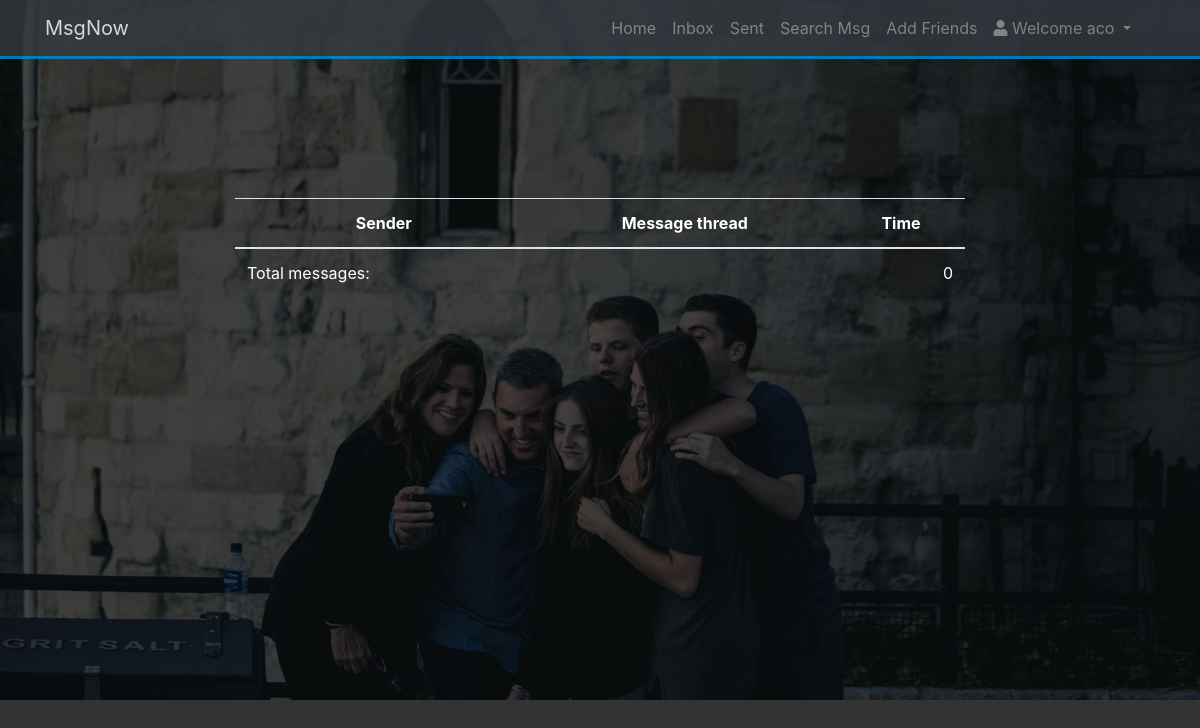
Page /thread_from_inbox.php?friend=test (signed in) on the earlier database version.
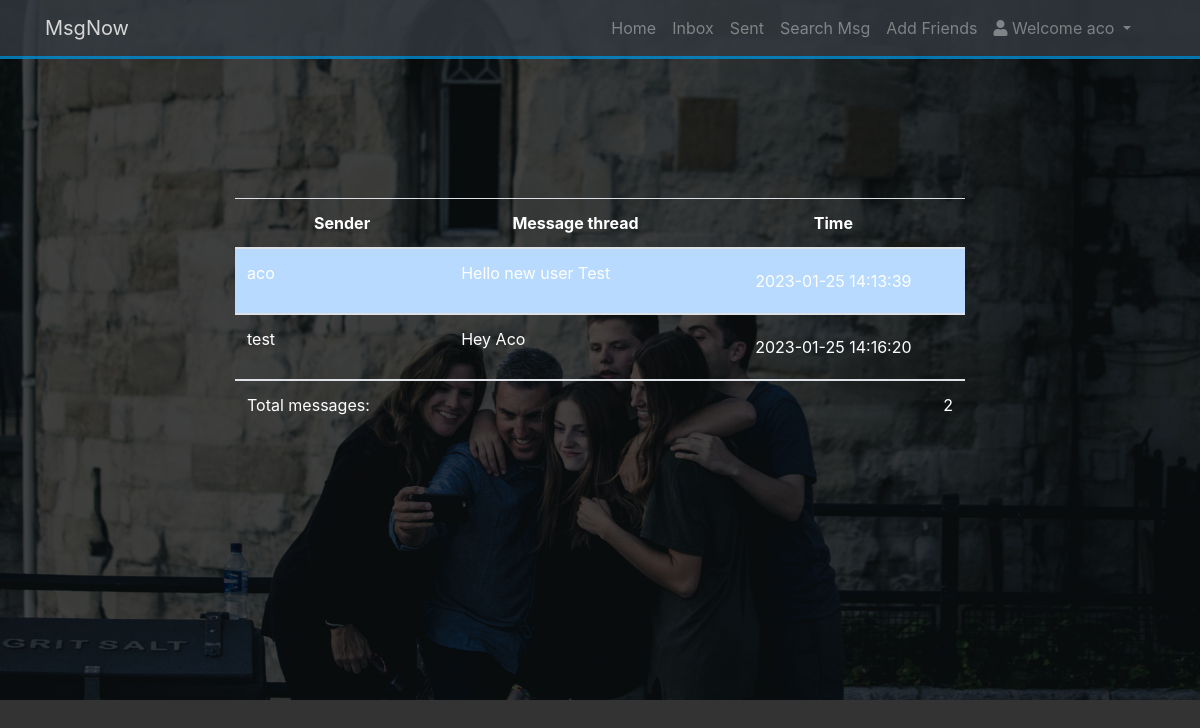
Same page on the later database version.
### tables this page shows
CREATE TABLE IF NOT EXISTS `msg` (
  `id` int(11) NOT NULL AUTO_INCREMENT,
  `sender` varchar(100) NOT NULL,
  `recipient` varchar(100) NOT NULL,
  `msg_text` varchar(100) NOT NULL,
  `time` timestamp NOT NULL DEFAULT CURRENT_TIMESTAMP,
  `sent_msg` tinyint(4) NOT NULL DEFAULT '0',
  `read_msg` tinyint(4) NOT NULL DEFAULT '0',
  PRIMARY KEY (`id`),
  KEY `sender` (`sender`),
  KEY `recipient` (`recipient`)
);

### thread_from_inbox.php (called while the page is built)
<?php include ("includes/home_header.php");?>
<?php
$user = new User($database);
$user->set_friend($_GET['friend']);
$user->update_all_messages_as_read($_GET['friend']);
$user->message_thread_for_user();
?>

### includes/database.php (called while the page is built, shortened)
<?php
class Database {
    public function __construct($host = DB_HOST,$user = DB_USER,$password = DB_PASS,$base = DB_NAME)
    {
        try{
        $this->conn = new PDO("mysql:host=$host;dbname=$base",$user,$password);
        } catch (PDOException $ex){
            echo "Connection failed: " . $ex->getMessage();
        }
    }
}
?>

### includes/user.php (the view, shortened to what this page needs)
<?php
class User {
    public $database;
    public $username;
    public $friend = "";
    public function __construct($data_base)
    {
        $this->database = $data_base;
        $this->username = $_SESSION['username'];
    }
    public function set_friend($friend){
        $this->friend = $friend;
    }
    public function message_thread_for_user(){
        $stmt = $this->database->conn->prepare("SELECT sender,msg_text,time FROM msg WHERE (sender= ? AND recipient = ?) OR (sender= ? AND recipient= ?) ORDER BY time ASC");
        $stmt->execute(array($this->username, $this->friend, $this->friend, $this->username));
        $table = "<table class='table mt-5'>
                <thead>
                <tr>
                    <th class='text-center align-middle'>Sender</th>
                    <th class='text-center align-middle'>Message thread</th>
                    <th class='text-center align-middle'>Time</th>
                </tr>
                </thead>";
        $i=0;
        while($row = $stmt->fetchAll()){
            foreach ($row as $object){
                if($object->sender == $this->username){
                    $class = "table-primary";
                } else $class="";
                $table.="<tbody>
                 <tr class='{$class}'>
                    <td>{$object->sender}</td>
                    <td>{$object->msg_text}</td>
                    <td class='text-center align-middle'>{$object->time}</td>
                 </tr>
                 </tbody>";
                $i++;
            }
        }
        $table.="<tr>
                    <td>Total messages: </td>
                    <td colspan='2' class='text-right'>{$i}</td>
                 </tr> </table>";
        echo $table;
    }
}
?>

### includes/home_header.php (shortened to what this page needs)
<!DOCTYPE html>
<html lang="en">
<head>
    <link rel="stylesheet" href="https://use.fontawesome.com/releases/v5.0.13/css/all.css"
>
    <link rel="stylesheet" href="https://stackpath.bootstrapcdn.com/bootstrap/4.1.1/css/bootstrap.min.css"
>
    <link rel="stylesheet" href="css/style.css">
</head>
<body data-spy="scroll" data-target="#main-nav" id="home">
<nav class="navbar navbar-expand-sm bg-dark navbar-dark fixed-top" id="main-nav">
    <div class="container">
        <a href="<?php echo isset($_SESSION['username'])?'home.php':'index.php' ?>" class="navbar-brand">MsgNow</a>
        <div class="collapse navbar-collapse" id="navbarCollapse">
            <ul class="navbar-nav ml-auto">
                <li class="nav-item">
                    <a href="home.php" class="nav-link">Home</a>
                </li>
                <li class="nav-item">
                    <a href="inbox.php" class="nav-link">Inbox</a>
                </li>
                <li class="nav-item">
                    <a href="sent.php" class="nav-link">Sent</a>
                </li>
                <li class="nav-item">
                    <a href="search.php" class="nav-link">Search Msg</a>
                </li>
                <li class="nav-item">
                    <a href="friends.php" class="nav-link">Add Friends</a>
                </li>
                <li>
                    <ul class="navbar-nav ml-auto">
                        <li class="nav-item dropdown mr-3">
                            <a href="#" class="nav-link dropdown-toggle" data-toggle="dropdown">
                                <i class="fas fa-user"></i>  Welcome <?php echo $_SESSION['username']; ?>
                            </a>
                        </li>
                    </ul>
                </li>
            </ul>
        </div>
    </div>
</nav>
<header id="home-section">
    <div class="dark-overlay">
        <div class="home-inner container">
            <div class="row">
                <div class="col-lg-8 offset-md-2">

### css/style.css (style rules this page uses)
body { background: #333; color: #fff; }
.navbar { border-bottom: #008ed6 3px solid; opacity: 0.8; }
#home-section { background: url(../img/home.jpg); background-repeat: no-repeat; background-size: cover; background-attachment: fixed; min-height: 700px; }
#home-section .dark-overlay { position: absolute; top: 0; left: 0; width: 100%; min-height: 700px; background: rgba(0, 0, 0, 0.7); }
#home-section .home-inner { padding-top: 150px; }

Differences in the rows shown:
added msg: sender "test", msg_text "Hey Aco", time "2023-01-25 14:16:20"
added msg: sender "aco", msg_text "Hello new user Test", time "2023-01-25 14:13:39"
Other differences:
$i: "0" → "2"
